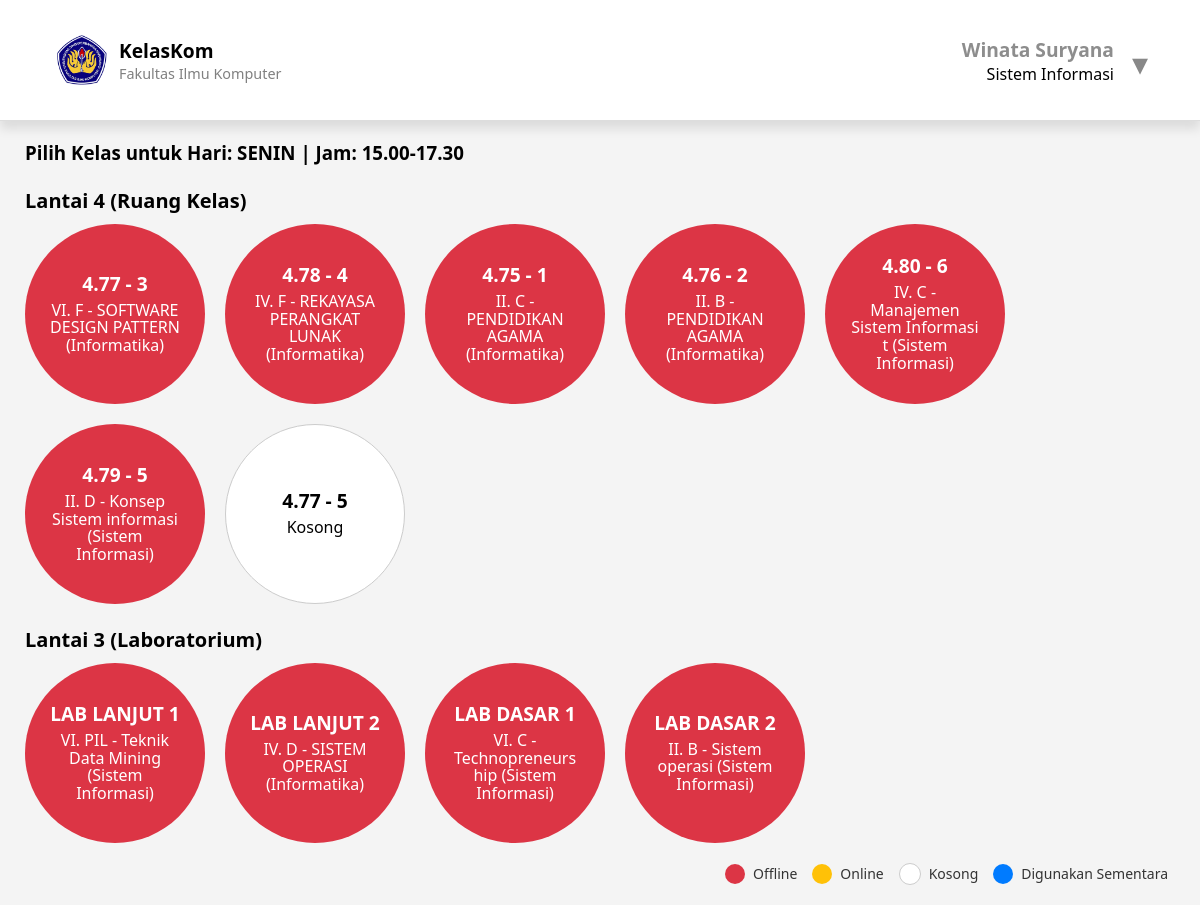
Screenshot of /KelasKom/PHP/PilihKelas.php?hari=SENIN&jam=15.00-17.30 (signed in) with the database file from the repository.
### tables this page shows
CREATE TABLE `dosmhs` (
  `id_dosmhs` int(11) NOT NULL,
  `username` varchar(50) NOT NULL,
  `prodi` varchar(50) NOT NULL,
  `password` varchar(100) NOT NULL
);

CREATE TABLE `jadwal_matkul` (
  `id` int(11) NOT NULL,
  `hari` varchar(20) NOT NULL,
  `jam` varchar(20) NOT NULL,
  `kode_matkul` varchar(20) NOT NULL,
  `mata_kuliah` varchar(100) NOT NULL,
  `sks` int(1) NOT NULL,
  `dosen` varchar(100) NOT NULL,
  `kelas` varchar(20) NOT NULL,
  `ruangan` varchar(20) NOT NULL,
  `prodi` varchar(20) NOT NULL
);

### KelasKom/PHP/PilihKelas.php (the view, shortened to what this page needs)
<?php
include 'DbKelasKom.php';
$userType = '';
$userIdentifier = '';
if (isset($_SESSION['username'])) {
    $username = mysqli_real_escape_string($conn, $_SESSION['username']);
    $query_admin = mysqli_query($conn, "SELECT username FROM admin WHERE username = '$username'");
    if (mysqli_num_rows($query_admin) > 0) {
        $userType = 'Admin';
        $userIdentifier = $username;
    } else {
        $query_dosmhs = mysqli_query($conn, "SELECT username, prodi FROM dosmhs WHERE username = '$username'");
        if ($data = mysqli_fetch_assoc($query_dosmhs)) {
            $prodi = $data['prodi'];
            $query_dosen = mysqli_query($conn, "SELECT dosen FROM jadwal_matkul WHERE dosen = '$username'");
            if (mysqli_num_rows($query_dosen) > 0) {
                $userType = 'Dosen';
                $userIdentifier = $username;
            } else {
                $userType = ($prodi === 'Sistem Informasi' ? 'Sistem Informasi' : 'Informatika');
                $userIdentifier = $data['username'];
            }
        }
    }
}
$hari = isset($_GET['hari']) ? mysqli_real_escape_string($conn, urldecode($_GET['hari'])) : '';
$jam = isset($_GET['jam']) ? mysqli_real_escape_string($conn, urldecode($_GET['jam'])) : '';
$query_terisi = mysqli_query($conn, "SELECT ruangan, mata_kuliah, kelas, prodi FROM jadwal_matkul WHERE hari = '$hari' AND jam = '$jam'");
function tampilkan_ruangan($ruangan_semua, $isi_kelas, $room_status, $temp_changes, $filter_callback, $hapus_prefix = '') {
    global $hari, $jam, $userType, $userIdentifier;
    $current_time = time();
    foreach (array_unique($ruangan_semua) as $ruangan) {
        if (!$filter_callback($ruangan)) continue;
        $info = 'Kosong';
        $link = '';
        $class = 'kosong';
        $extra_info = '';
        if (isset($temp_changes[$ruangan])) {
            $status = 'temporary';
            $class = 'temporary';
            $info = $temp_changes[$ruangan]['kelas'] . ' - ' . $temp_changes[$ruangan]['mata_kuliah'] . ' (' . $temp_changes[$ruangan]['prodi'] . ')';
            $extra_info = '<span class="used-by">Digunakan sementara oleh ' . htmlspecialchars($temp_changes[$ruangan]['kelas']) . '</span>';
            if ($userType === 'Admin' || $userType === 'PJ Kelas') {
                $link = 'FormPerubahanJadwal.php?hari=' . urlencode($hari) . '&jam=' . urlencode($jam) . '&ruangan=' . urlencode($ruangan) . '&status=temporary';
            }
        } elseif (isset($isi_kelas[$ruangan])) {
            $status = isset($room_status[$ruangan]) && $room_status[$ruangan]['status'] === 'online' && (!isset($room_status[$ruangan]['timer_end']) || $room_status[$ruangan]['timer_end'] > $current_time) ? 'online' : 'offline';
            $class = $status;
            $info = $isi_kelas[$ruangan]['kelas'] . ' - ' . $isi_kelas[$ruangan]['mata_kuliah'] . ' (' . $isi_kelas[$ruangan]['prodi'] . ')';
        } else {
            if ($userType === 'Admin' || $userType === 'PJ Kelas') {
                $link = 'FormPerubahanJadwal.php?hari=' . urlencode($hari) . '&jam=' . urlencode($jam) . '&ruangan=' . urlencode($ruangan) . '&status=kosong';
            }
        }
        $ruangan_display = $hapus_prefix ? trim(preg_replace('/^' . preg_quote($hapus_prefix, '/') . '/i', '', $ruangan)) : $ruangan;
        if ($link && ($userType === 'Admin' || $userType === 'PJ Kelas')) {
            echo '<a href="' . $link . '">
                    <div class="kelas ' . $class . '">
                        <div class="judul-ruangan">' . htmlspecialchars($ruangan_display) . '</div>
                        <span>' . htmlspecialchars($info) . '</span>
                        ' . $extra_info . '
                    </div>
                  </a>';
        } else {
            echo '<div class="kelas ' . $class . '">
                    <div class="judul-ruangan">' . htmlspecialchars($ruangan_display) . '</div>
                    <span>' . htmlspecialchars($info) . '</span>
                    ' . $extra_info . '
                  </div>';
        }
    }
}
?>
<!DOCTYPE html>
<html lang="id">
<head>
  <link rel="stylesheet" href="../CSS/PilihKelas.css">
</head>
<body>
  <header>
    <div class="logo-section">
      <img src="../PIC/logo.png" alt="Logo Fasilkom" />
      <div class="logo-text">
        <span>KelasKom</span>
        <span>Fakultas Ilmu Komputer</span>
      </div>
    </div>
    <div class="user-dropdown">
      <div class="user-label">
        <div class="user-label-content">
          <div class="user-info">
            <strong><?php echo htmlspecialchars($userIdentifier); ?></strong><br />
            <?php echo htmlspecialchars($userType); ?>
          </div>
          <label for="toggle-dropdown" class="arrow">▾</label>
        </div>
      </div>
    </div>
  </header>
  <main>
    <h3>Pilih Kelas untuk Hari: <?= htmlspecialchars($hari) ?> | Jam: <?= htmlspecialchars($jam) ?></h3>
    <div class="lantai">Lantai 4 (Ruang Kelas)</div>
    <div class="kelas-grid">
    </div>
    <div class="lantai">Lantai 3 (Laboratorium)</div>
    <div class="kelas-grid">
    </div>
  </main>
  <div class="color-mean">
    <span class="legend-item offline">Offline</span>
    <span class="legend-item online">Online</span>
    <span class="legend-item kosong">Kosong</span>
    <span class="legend-item temporary">Digunakan Sementara</span>
  </div>
</body>
</html>

### KelasKom/CSS/PilihKelas.css (style rules this page uses)
* { box-sizing: border-box; text-decoration: none; }
body { margin: 0; font-family: 'Segoe UI', sans-serif; background: #f4f4f4; }
header { display: flex; justify-content: space-between; align-items: center; padding: 35px 32px; background-color: white; border-bottom: 1px solid #ddd; background-color: white; box-shadow: 0 8px 10px rgba(0, 0, 0, 0.1); }
.logo-section { display: flex; align-items: center; padding-left: 25px; }
.logo-section img { width: 50px; height: 50px; margin-right: 12px; }
.logo-text { display: flex; flex-direction: column; }
.logo-text span:first-child { font-weight: bold; font-size: 1.2em; }
.logo-text span:last-child { font-size: 0.9em; color: gray; }
.user-info { text-align: right; margin-right: 32px; }
.user-info strong { font-size: 1.2em; color: #8d8d8d; }
.user-dropdown { position: relative; display: inline-block; }
.user-label { cursor: pointer; display: inline-block; text-align: right; }
.user-label-content { display: flex; align-items: center; gap: 6px; }
.arrow { margin-left: -20px; margin-right: 20px; font-size: 2.0em; color: #888; position: relative; top: 2px; cursor: pointer; transition: color 0.2s ease; }
h3 { margin-left: 25px; }
.lantai { font-weight: bold; font-size: 20px; margin: 22px 25px 10px; }
.kelas-grid { display: flex; flex-wrap: wrap; gap: 20px; justify-content: flex-start; margin-left: 25px; }
.kelas { width: 180px; height: 180px; border-radius: 50%; text-align: center; padding: 8px; font-weight: bold; line-height: 1.1; display: flex; flex-direction: column; justify-content: center; align-items: center; cursor: pointer; transition: box-shadow 0.3s, transform 0.3s; }
.judul-ruangan { font-weight: bold; font-size: 1.2em; }
.kelas span { font-weight: normal; font-size: 16px; margin-top: 8px; padding: 0 10px; text-align: center; word-wrap: break-word; overflow-wrap: break-word; display: block; max-width: 150px; }
.kelas.kosong { background-color: white; color: black; border: 1px solid #ccc; }
.kelas.offline { background-color: #dc3545; color: white; }
.color-mean { display: flex; justify-content: flex-end; gap: 15px; margin: 20px 32px; flex-wrap: wrap; }
.legend-item { display: flex; align-items: center; font-size: 14px; color: #333; }
.legend-item::before { content: ''; display: inline-block; width: 20px; height: 20px; border-radius: 50%; margin-right: 8px; }
.legend-item.offline::before { background-color: #dc3545; }
.legend-item.online::before { background-color: #ffc107; }
.legend-item.kosong::before { background-color: #ffffff; border: 1px solid #ccc; }
.legend-item.temporary::before { background-color: #007bff; }

### rows the page displays
dosmhs: username "Winata Suryana", prodi "Sistem Informasi"
jadwal_matkul: info "VI. F - SOFTWARE DESIGN PATTERN (Informatika)"
jadwal_matkul: info "IV. F - REKAYASA PERANGKAT LUNAK (Informatika)"
jadwal_matkul: info "II. C - PENDIDIKAN AGAMA (Informatika)"
jadwal_matkul: info "II. B - PENDIDIKAN AGAMA (Informatika)"
jadwal_matkul: info "IV. C - Manajemen Sistem Informasi t (Sistem Informasi)"
jadwal_matkul: info "II. D - Konsep Sistem informasi (Sistem Informasi)"
jadwal_matkul: info "VI. PIL - Teknik Data Mining (Sistem Informasi)"
jadwal_matkul: info "IV. D - SISTEM OPERASI (Informatika)"
jadwal_matkul: info "VI. C - Technopreneurship (Sistem Informasi)"
jadwal_matkul: info "II. B - Sistem operasi (Sistem Informasi)"

### other values shown
$hari "SENIN"
$jam "15.00-17.30"
$ruangan_display "4.77 - 3"
$ruangan_display "4.78 - 4"
$ruangan_display "4.75 - 1"
$ruangan_display "4.76 - 2"
$ruangan_display "4.80 - 6"
$ruangan_display "4.79 - 5"
$ruangan_display "4.77 - 5"
$info "Kosong"
$ruangan_display "LAB LANJUT 1"
$ruangan_display "LAB LANJUT 2"
$ruangan_display "LAB DASAR 1"
$ruangan_display "LAB DASAR 2"
